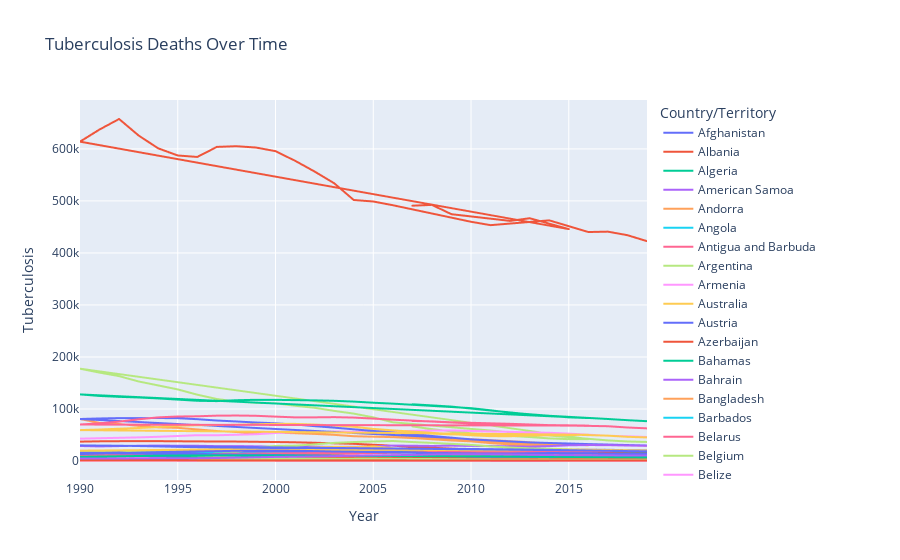

Notebook code cell kept with this figure:
### Code cell
fig = px.line(tb_df, x='Year', y='Tuberculosis', color='Country/Territory', title='Tuberculosis Deaths Over Time')
fig.show()
